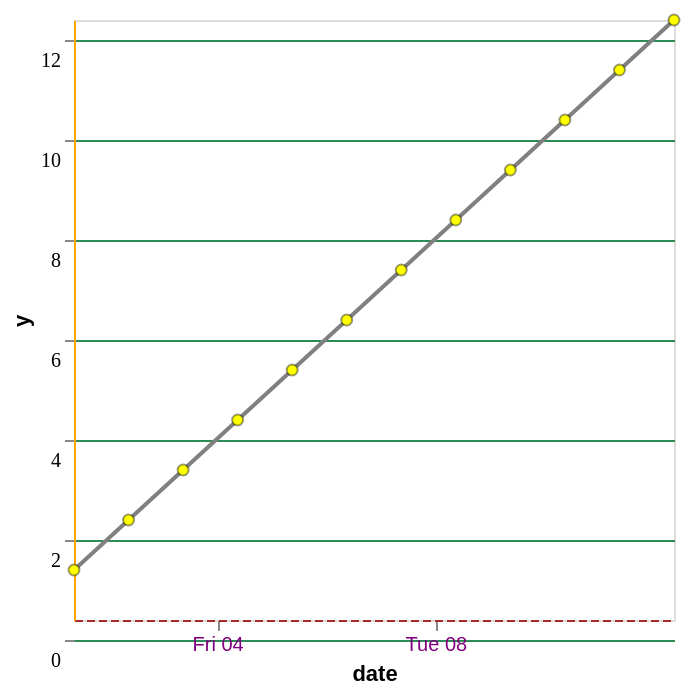

Vega-Lite specification stored for this chart:
### Vega-Lite specification from a JSON file in a GitHub repository (floating-point values rounded to 4 significant figures)
{"$schema": "https://vega.github.io/schema/vega-lite/v5.json", "config": {"axisQuantitative": {"domainColor": "orange", "gridColor": "seagreen", "labelFont": "Comic Sans MS", "labelOffset": 10, "tickOffset": 10}, "axisTemporal": {"domainColor": "brown", "domainDash": [4, 2], "grid": false, "labelColor": "purple"}, "line": {"stroke": "gray", "strokeWidth": 2}, "point": {"fill": "yellow", "stroke": "black", "strokeOpacity": 0.4, "strokeWidth": 1}}, "data": {"values": [{"date": "2019-01-01 09:00:00", "y": 1}, {"date": "2019-01-02 09:00:00", "y": 2}, {"date": "2019-01-03 09:00:00", "y": 3}, {"date": "2019-01-04 09:00:00", "y": 4}, {"date": "2019-01-05 09:00:00", "y": 5}, {"date": "2019-01-06 09:00:00", "y": 6}, {"date": "2019-01-07 09:00:00", "y": 7}, {"date": "2019-01-08 09:00:00", "y": 8}, {"date": "2019-01-09 09:00:00", "y": 9}, {"date": "2019-01-10 09:00:00", "y": 10}, {"date": "2019-01-11 09:00:00", "y": 11}, {"date": "2019-01-12 09:00:00", "y": 12}]}, "encoding": {"x": {"axis": {"values": [{"date": 4, "month": "Jan", "year": 2019}, {"date": 8, "month": "Jan", "year": 2019}, {"date": 20, "month": "Jan", "year": 2019}]}, "field": "date", "type": "temporal"}, "y": {"field": "y", "type": "quantitative"}}, "mark": {"point": true, "type": "line"}}
